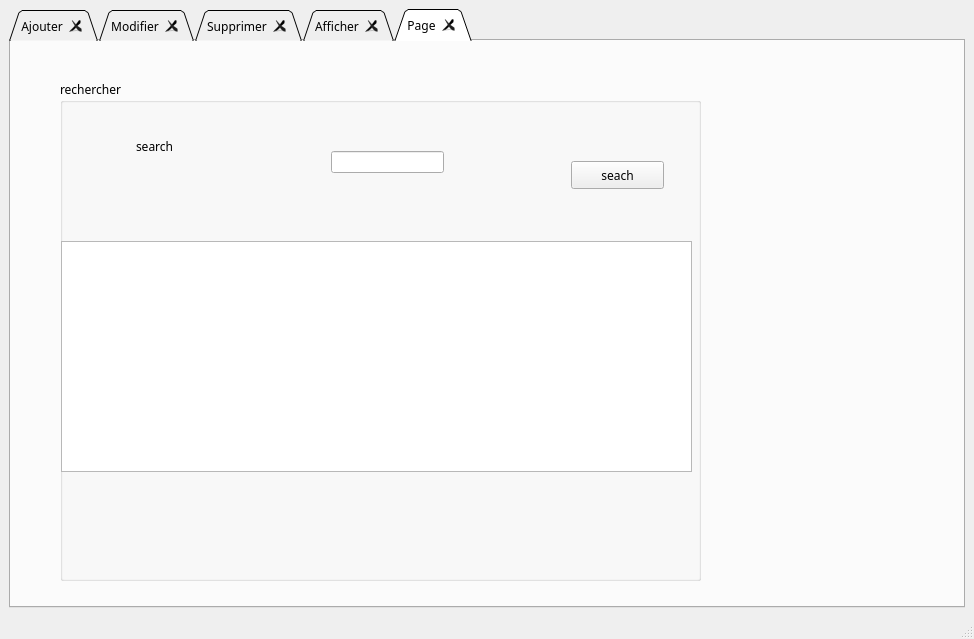
<?xml version="1.0" encoding="UTF-8"?>
<ui version="4.0">
 <class>MainWindow</class>
 <widget class="QMainWindow" name="MainWindow">
  <property name="geometry">
   <rect>
    <x>0</x>
    <y>0</y>
    <width>974</width>
    <height>639</height>
   </rect>
  </property>
  <property name="windowTitle">
   <string>Gestion des fournisseurs</string>
  </property>
  <property name="windowIcon">
   <iconset>
    <normaloff>../../../../../../Downloads/livraison-fournisseurs-achats-gestion-commerciale.png</normaloff>../../../../../../Downloads/livraison-fournisseurs-achats-gestion-commerciale.png</iconset>
  </property>
  <widget class="QWidget" name="centralwidget">
   <layout class="QHBoxLayout" name="horizontalLayout">
    <item>
     <layout class="QGridLayout" name="gridLayout">
      <item row="0" column="0">
       <widget class="QTabWidget" name="tabWidget">
        <property name="font">
         <font>
          <family>Leelawadee</family>
          <italic>false</italic>
         </font>
        </property>
        <property name="tabPosition">
         <enum>QTabWidget::North</enum>
        </property>
        <property name="tabShape">
         <enum>QTabWidget::Triangular</enum>
        </property>
        <property name="currentIndex">
         <number>4</number>
        </property>
        <property name="elideMode">
         <enum>Qt::ElideNone</enum>
        </property>
        <property name="tabsClosable">
         <bool>true</bool>
        </property>
        <property name="movable">
         <bool>true</bool>
        </property>
        <widget class="QWidget" name="ajout">
         <attribute name="icon">
          <iconset>
           <normaloff>../../../../../../Downloads/plus.png</normaloff>../../../../../../Downloads/plus.png</iconset>
         </attribute>
         <attribute name="title">
          <string>Ajouter</string>
         </attribute>
         <attribute name="toolTip">
          <string>Ajout d&quot;un fournisseur</string>
         </attribute>
         <widget class="QPushButton" name="pb_ajouter">
          <property name="geometry">
           <rect>
            <x>410</x>
            <y>410</y>
            <width>93</width>
            <height>28</height>
           </rect>
          </property>
          <property name="font">
           <font>
            <family>MV Boli</family>
            <italic>false</italic>
           </font>
          </property>
          <property name="text">
           <string>Valider</string>
          </property>
         </widget>
         <widget class="QPushButton" name="pushButton_2">
          <property name="geometry">
           <rect>
            <x>620</x>
            <y>410</y>
            <width>93</width>
            <height>28</height>
           </rect>
          </property>
          <property name="font">
           <font>
            <family>MV Boli</family>
            <italic>false</italic>
           </font>
          </property>
          <property name="text">
           <string>Annuler</string>
          </property>
         </widget>
         <widget class="QGroupBox" name="groupBox_2">
          <property name="enabled">
           <bool>true</bool>
          </property>
          <property name="geometry">
           <rect>
            <x>20</x>
            <y>10</y>
            <width>311</width>
            <height>381</height>
           </rect>
          </property>
          <property name="mouseTracking">
           <bool>false</bool>
          </property>
          <property name="autoFillBackground">
           <bool>false</bool>
          </property>
          <property name="title">
           <string/>
          </property>
          <property name="flat">
           <bool>true</bool>
          </property>
          <property name="checkable">
           <bool>false</bool>
          </property>
          <widget class="QLabel" name="label_9">
           <property name="geometry">
            <rect>
             <x>0</x>
             <y>80</y>
             <width>161</width>
             <height>31</height>
            </rect>
           </property>
           <property name="font">
            <font>
             <family>MV Boli</family>
             <italic>false</italic>
            </font>
           </property>
           <property name="text">
            <string>&lt;html&gt;&lt;head/&gt;&lt;body&gt;&lt;p&gt;&lt;span style=&quot; font-size:10pt; color:#000000;&quot;&gt;code de service&lt;/span&gt;&lt;/p&gt;&lt;p&gt;&lt;span style=&quot; color:#000000;&quot;&gt;&lt;br/&gt;&lt;/span&gt;&lt;/p&gt;&lt;/body&gt;&lt;/html&gt;</string>
           </property>
          </widget>
          <widget class="QLineEdit" name="Acode_s">
           <property name="geometry">
            <rect>
             <x>170</x>
             <y>80</y>
             <width>113</width>
             <height>22</height>
            </rect>
           </property>
          </widget>
          <widget class="QLabel" name="label_10">
           <property name="geometry">
            <rect>
             <x>0</x>
             <y>180</y>
             <width>101</width>
             <height>31</height>
            </rect>
           </property>
           <property name="font">
            <font>
             <family>MV Boli</family>
             <pointsize>8</pointsize>
             <weight>50</weight>
             <italic>false</italic>
             <bold>false</bold>
            </font>
           </property>
           <property name="text">
            <string>&lt;html&gt;&lt;head/&gt;&lt;body&gt;&lt;p&gt;&lt;span style=&quot; font-size:10pt; color:#000000;&quot;&gt;description: &lt;/span&gt;&lt;/p&gt;&lt;/body&gt;&lt;/html&gt;</string>
           </property>
          </widget>
          <widget class="QLineEdit" name="Adescription_s">
           <property name="geometry">
            <rect>
             <x>140</x>
             <y>180</y>
             <width>161</width>
             <height>61</height>
            </rect>
           </property>
          </widget>
          <widget class="QLabel" name="label_11">
           <property name="geometry">
            <rect>
             <x>0</x>
             <y>280</y>
             <width>181</width>
             <height>31</height>
            </rect>
           </property>
           <property name="font">
            <font>
             <family>MV Boli</family>
             <italic>false</italic>
            </font>
           </property>
           <property name="text">
            <string>&lt;html&gt;&lt;head/&gt;&lt;body&gt;&lt;p&gt;&lt;span style=&quot; font-size:10pt; color:#000000;&quot;&gt;type: &lt;/span&gt;&lt;/p&gt;&lt;/body&gt;&lt;/html&gt;</string>
           </property>
          </widget>
          <widget class="QLineEdit" name="Atype_s">
           <property name="geometry">
            <rect>
             <x>160</x>
             <y>280</y>
             <width>113</width>
             <height>22</height>
            </rect>
           </property>
          </widget>
          <widget class="QLabel" name="label_12">
           <property name="geometry">
            <rect>
             <x>0</x>
             <y>350</y>
             <width>101</width>
             <height>21</height>
            </rect>
           </property>
           <property name="font">
            <font>
             <family>MV Boli</family>
             <italic>false</italic>
            </font>
           </property>
           <property name="text">
            <string>&lt;html&gt;&lt;head/&gt;&lt;body&gt;&lt;p&gt;&lt;span style=&quot; font-size:10pt; color:#000000;&quot;&gt;prix: &lt;/span&gt;&lt;/p&gt;&lt;/body&gt;&lt;/html&gt;</string>
           </property>
          </widget>
          <widget class="QLineEdit" name="Aprix">
           <property name="geometry">
            <rect>
             <x>160</x>
             <y>350</y>
             <width>113</width>
             <height>22</height>
            </rect>
           </property>
          </widget>
         </widget>
         <widget class="QLabel" name="label">
          <property name="geometry">
           <rect>
            <x>-950</x>
            <y>-40</y>
            <width>2321</width>
            <height>831</height>
           </rect>
          </property>
          <property name="font">
           <font>
            <family>Nirmala UI Semilight</family>
            <italic>false</italic>
           </font>
          </property>
          <property name="text">
           <string/>
          </property>
          <property name="pixmap">
           <pixmap>../../../../../b1.jpg</pixmap>
          </property>
         </widget>
         <zorder>label</zorder>
         <zorder>pb_ajouter</zorder>
         <zorder>pushButton_2</zorder>
         <zorder>groupBox_2</zorder>
        </widget>
        <widget class="QWidget" name="modif">
         <attribute name="icon">
          <iconset>
           <normaloff>../../../../../../Downloads/modiif.jpg</normaloff>../../../../../../Downloads/modiif.jpg</iconset>
         </attribute>
         <attribute name="title">
          <string>Modifier</string>
         </attribute>
         <attribute name="toolTip">
          <string>Modifier fournisseur</string>
         </attribute>
         <widget class="QPushButton" name="Valide_Modif">
          <property name="geometry">
           <rect>
            <x>440</x>
            <y>410</y>
            <width>93</width>
            <height>28</height>
           </rect>
          </property>
          <property name="font">
           <font>
            <family>MV Boli</family>
            <italic>false</italic>
           </font>
          </property>
          <property name="text">
           <string>Valider</string>
          </property>
         </widget>
         <widget class="QPushButton" name="pushButton_4">
          <property name="geometry">
           <rect>
            <x>630</x>
            <y>410</y>
            <width>93</width>
            <height>28</height>
           </rect>
          </property>
          <property name="font">
           <font>
            <family>MV Boli</family>
            <italic>false</italic>
           </font>
          </property>
          <property name="text">
           <string>Annuler</string>
          </property>
         </widget>
         <widget class="QGroupBox" name="groupBox">
          <property name="enabled">
           <bool>true</bool>
          </property>
          <property name="geometry">
           <rect>
            <x>10</x>
            <y>10</y>
            <width>341</width>
            <height>301</height>
           </rect>
          </property>
          <property name="mouseTracking">
           <bool>false</bool>
          </property>
          <property name="autoFillBackground">
           <bool>false</bool>
          </property>
          <property name="title">
           <string/>
          </property>
          <property name="flat">
           <bool>true</bool>
          </property>
          <property name="checkable">
           <bool>false</bool>
          </property>
          <widget class="QLabel" name="label_5">
           <property name="geometry">
            <rect>
             <x>10</x>
             <y>70</y>
             <width>141</width>
             <height>31</height>
            </rect>
           </property>
           <property name="font">
            <font>
             <family>MV Boli</family>
             <italic>false</italic>
            </font>
           </property>
           <property name="text">
            <string>&lt;html&gt;&lt;head/&gt;&lt;body&gt;&lt;p&gt;&lt;span style=&quot; font-size:10pt;&quot;&gt;code de service :&lt;/span&gt;&lt;/p&gt;&lt;/body&gt;&lt;/html&gt;</string>
           </property>
          </widget>
          <widget class="QLineEdit" name="lineEdit_modif">
           <property name="geometry">
            <rect>
             <x>160</x>
             <y>80</y>
             <width>113</width>
             <height>22</height>
            </rect>
           </property>
          </widget>
          <widget class="QLabel" name="label_6">
           <property name="geometry">
            <rect>
             <x>20</x>
             <y>200</y>
             <width>231</width>
             <height>31</height>
            </rect>
           </property>
           <property name="font">
            <font>
             <family>MV Boli</family>
             <italic>false</italic>
            </font>
           </property>
           <property name="text">
            <string>&lt;html&gt;&lt;head/&gt;&lt;body&gt;&lt;p&gt;&lt;span style=&quot; font-size:10pt;&quot;&gt;modifier le  prix :&lt;/span&gt;&lt;/p&gt;&lt;p&gt;&lt;br/&gt;&lt;/p&gt;&lt;/body&gt;&lt;/html&gt;</string>
           </property>
          </widget>
          <widget class="QLineEdit" name="lineEdit_nv_prix">
           <property name="geometry">
            <rect>
             <x>160</x>
             <y>210</y>
             <width>91</width>
             <height>22</height>
            </rect>
           </property>
          </widget>
          <widget class="QLabel" name="label_7">
           <property name="geometry">
            <rect>
             <x>10</x>
             <y>119</y>
             <width>141</width>
             <height>31</height>
            </rect>
           </property>
           <property name="text">
            <string>description</string>
           </property>
          </widget>
          <widget class="QLineEdit" name="ndescriptions">
           <property name="geometry">
            <rect>
             <x>160</x>
             <y>130</y>
             <width>113</width>
             <height>22</height>
            </rect>
           </property>
          </widget>
          <widget class="QLineEdit" name="type_nv">
           <property name="geometry">
            <rect>
             <x>160</x>
             <y>170</y>
             <width>113</width>
             <height>22</height>
            </rect>
           </property>
          </widget>
          <widget class="QLabel" name="label_13">
           <property name="geometry">
            <rect>
             <x>15</x>
             <y>165</y>
             <width>81</width>
             <height>21</height>
            </rect>
           </property>
           <property name="text">
            <string>new type</string>
           </property>
          </widget>
         </widget>
        </widget>
        <widget class="QWidget" name="supprim">
         <attribute name="icon">
          <iconset>
           <normaloff>../../../../../../Downloads/miinus.png</normaloff>../../../../../../Downloads/miinus.png</iconset>
         </attribute>
         <attribute name="title">
          <string>Supprimer</string>
         </attribute>
         <widget class="QLabel" name="label_3">
          <property name="geometry">
           <rect>
            <x>-690</x>
            <y>0</y>
            <width>2271</width>
            <height>671</height>
           </rect>
          </property>
          <property name="text">
           <string/>
          </property>
          <property name="pixmap">
           <pixmap>../../../../b1.jpg</pixmap>
          </property>
         </widget>
         <widget class="QGroupBox" name="groupBox_3">
          <property name="enabled">
           <bool>true</bool>
          </property>
          <property name="geometry">
           <rect>
            <x>20</x>
            <y>40</y>
            <width>341</width>
            <height>111</height>
           </rect>
          </property>
          <property name="mouseTracking">
           <bool>false</bool>
          </property>
          <property name="autoFillBackground">
           <bool>false</bool>
          </property>
          <property name="title">
           <string/>
          </property>
          <property name="flat">
           <bool>true</bool>
          </property>
          <property name="checkable">
           <bool>false</bool>
          </property>
          <widget class="QLabel" name="label_8">
           <property name="geometry">
            <rect>
             <x>0</x>
             <y>80</y>
             <width>151</width>
             <height>31</height>
            </rect>
           </property>
           <property name="font">
            <font>
             <family>MV Boli</family>
             <italic>false</italic>
            </font>
           </property>
           <property name="text">
            <string>&lt;html&gt;&lt;head/&gt;&lt;body&gt;&lt;p&gt;&lt;span style=&quot; font-size:10pt;&quot;&gt;code de service&lt;/span&gt;&lt;/p&gt;&lt;p&gt;&lt;span style=&quot; font-size:10pt;&quot;&gt; :&lt;/span&gt;&lt;/p&gt;&lt;/body&gt;&lt;/html&gt;</string>
           </property>
          </widget>
          <widget class="QLineEdit" name="Scode_s">
           <property name="geometry">
            <rect>
             <x>170</x>
             <y>80</y>
             <width>113</width>
             <height>22</height>
            </rect>
           </property>
          </widget>
         </widget>
         <widget class="QPushButton" name="pb_supprimer">
          <property name="geometry">
           <rect>
            <x>340</x>
            <y>200</y>
            <width>93</width>
            <height>28</height>
           </rect>
          </property>
          <property name="text">
           <string>Supprimer</string>
          </property>
         </widget>
        </widget>
        <widget class="QWidget" name="affich">
         <attribute name="icon">
          <iconset>
           <normaloff>../../../../../../Downloads/afficher.png</normaloff>../../../../../../Downloads/afficher.png</iconset>
         </attribute>
         <attribute name="title">
          <string>Afficher</string>
         </attribute>
         <widget class="QLabel" name="label_4">
          <property name="enabled">
           <bool>true</bool>
          </property>
          <property name="geometry">
           <rect>
            <x>-690</x>
            <y>-40</y>
            <width>1921</width>
            <height>701</height>
           </rect>
          </property>
          <property name="text">
           <string/>
          </property>
          <property name="pixmap">
           <pixmap>../../../../b1.jpg</pixmap>
          </property>
         </widget>
         <widget class="QPushButton" name="pushButton_8">
          <property name="geometry">
           <rect>
            <x>620</x>
            <y>410</y>
            <width>93</width>
            <height>28</height>
           </rect>
          </property>
          <property name="font">
           <font>
            <family>MV Boli</family>
            <italic>false</italic>
           </font>
          </property>
          <property name="text">
           <string>Annuler</string>
          </property>
         </widget>
         <widget class="QGroupBox" name="groupBox_4">
          <property name="enabled">
           <bool>true</bool>
          </property>
          <property name="geometry">
           <rect>
            <x>-20</x>
            <y>10</y>
            <width>961</width>
            <height>561</height>
           </rect>
          </property>
          <property name="mouseTracking">
           <bool>false</bool>
          </property>
          <property name="autoFillBackground">
           <bool>false</bool>
          </property>
          <property name="title">
           <string/>
          </property>
          <property name="flat">
           <bool>true</bool>
          </property>
          <property name="checkable">
           <bool>false</bool>
          </property>
          <widget class="QTableView" name="tab_service">
           <property name="geometry">
            <rect>
             <x>40</x>
             <y>30</y>
             <width>761</width>
             <height>371</height>
            </rect>
           </property>
          </widget>
         </widget>
        </widget>
        <widget class="QWidget" name="tab">
         <attribute name="title">
          <string>Page</string>
         </attribute>
         <widget class="QPushButton" name="search_pb">
          <property name="geometry">
           <rect>
            <x>560</x>
            <y>120</y>
            <width>93</width>
            <height>28</height>
           </rect>
          </property>
          <property name="text">
           <string>seach</string>
          </property>
         </widget>
         <widget class="QTableView" name="table_search">
          <property name="geometry">
           <rect>
            <x>50</x>
            <y>200</y>
            <width>631</width>
            <height>231</height>
           </rect>
          </property>
         </widget>
         <widget class="QLabel" name="label_2">
          <property name="geometry">
           <rect>
            <x>125</x>
            <y>95</y>
            <width>91</width>
            <height>21</height>
           </rect>
          </property>
          <property name="text">
           <string>search</string>
          </property>
         </widget>
         <widget class="QLineEdit" name="search_line">
          <property name="geometry">
           <rect>
            <x>320</x>
            <y>110</y>
            <width>113</width>
            <height>22</height>
           </rect>
          </property>
         </widget>
         <widget class="QGroupBox" name="groupBox_5">
          <property name="geometry">
           <rect>
            <x>49</x>
            <y>39</y>
            <width>641</width>
            <height>501</height>
           </rect>
          </property>
          <property name="title">
           <string>rechercher</string>
          </property>
         </widget>
         <zorder>groupBox_5</zorder>
         <zorder>search_pb</zorder>
         <zorder>table_search</zorder>
         <zorder>label_2</zorder>
         <zorder>search_line</zorder>
        </widget>
       </widget>
      </item>
     </layout>
    </item>
   </layout>
  </widget>
  <widget class="QStatusBar" name="statusbar"/>
 </widget>
 <resources/>
 <connections/>
</ui>
